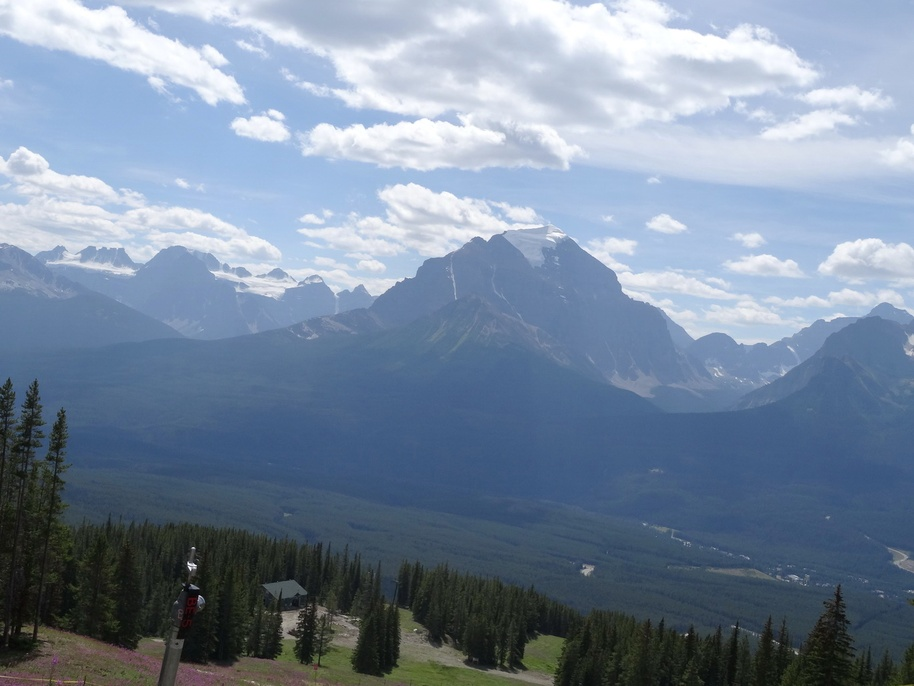
#> input picture Panorama/src.jpg, 914 x 686 px, shrunk from 1368 x 1026 before the run
$ python panorama_project.py   (Python 2 division)
#> lines starting #> are read from the running program, lines starting #| are printed output that depends on the picture; after the words box and inside, x2 and y2 are one past the last pixel; in counts of white or black regions, pixels touching at a corner belong together
### Panorama/MyHarrisCornerDetector.py
import cv2
import numpy as np
import math
import matplotlib as plt
import colorsys


def derive_image(image):
    filter_x = np.array([[-1, 0, 1], [-1, 0, 1], [-1, 0, 1]])
    filter_y = filter_x.T
    I_x = np.abs(cv2.filter2D(image, -1, filter_x))
    I_y = np.abs(cv2.filter2D(image, -1, filter_y))
    return I_x, I_y
    # [4 lines of commented-out code are left out]


def find_corners(Ix, Iy, K, TH):
    corners_mat = np.zeros(Ix.shape)

    for row in range(2, corners_mat.shape[0]-1):
        for col in range(2, corners_mat.shape[1] - 1):
            window_x = Ix[row - 2:row + 2, col - 2:col + 2] #5X5
            window_y = Iy[row - 2:row + 2, col - 2:col + 2]  # 5X5

            Ix_2 = sum(sum(window_x ** 2))
            Iy_2 = sum(sum(window_y ** 2))
            Ix_Iy = sum(sum(window_x*window_y))
            harris_mat = np.array([[Ix_2, Ix_Iy],[Ix_Iy, Iy_2]])

            det = np.linalg.det(harris_mat)
            tr = np.matrix.trace(harris_mat)
            corners_mat[row, col] = det-K*tr**2
 #   print corners_mat
    thresh_harris_mat = np.abs(corners_mat) > TH
    return thresh_harris_mat


# [4 lines left out: function descriptor, not called in this run]

def harris_corner(img):
    # img = cv2.imread('chess.jpg', 0)/255.0 #greyscale
    TH = 1
    Ix, Iy = derive_image(img)
    # corner_mat = find_corners(Ix, Iy, 0.04, 200)
    corner_mat = find_corners(Ix, Iy, 0.04, TH)
    # TH=0.01- colouds,  0.1- montain
    corner_points = corner_mat.nonzero()
    corner_keys = []
    for index in range(corner_points[0].shape[0]):
        corner_keys.append(cv2.KeyPoint(corner_points[0][index], corner_points[1][index], 5))
    #corner_points = cv2.KeyPoint(corner_mat.)
    corner_mat_nums = corner_mat.astype(int)*255.0
    corner_points, descriptors = descriptor(corner_keys, img.astype('uint8'))

    # cv2.imshow("corner mat", corner_mat_nums.astype('uint8'))
    # cv2.waitKey()

    return corner_points, descriptors

    #cv2.imshow("corner mat", corner_mat_nums.astype('uint8'))
    #cv2.waitKey()

# [6 lines left out: function main, not called in this run]

# [2 lines that do not run on import are left out]

### Panorama/panorama_project.py
import cv2
import numpy as np
import math
import matplotlib as plt
import colorsys

# Part A (Rafael and Maor part):
import MyHarrisCornerDetector as HCD

# Part B (Shahar and Reut): implementing the match function
import match

# Part C (Lee and Daniel):
import findHomography
# Part D (Ira and Ofer):


def main():
    src_image_path = "src.jpg"
    des_image_path = "dst.jpg"

    img1 = cv2.imread(src_image_path, 0) / 255.0  # greyscale
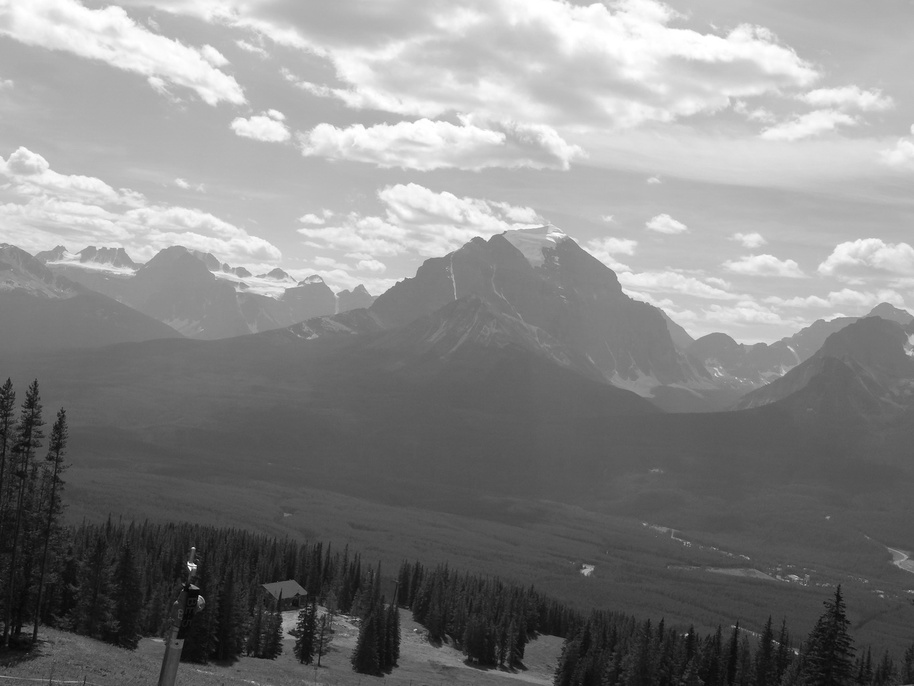
#> img1: shape (686, 914) float64; min 0.0157, max 1, mean 0.527
    img2 = cv2.imread(des_image_path, 0) / 255.0  # greyscale
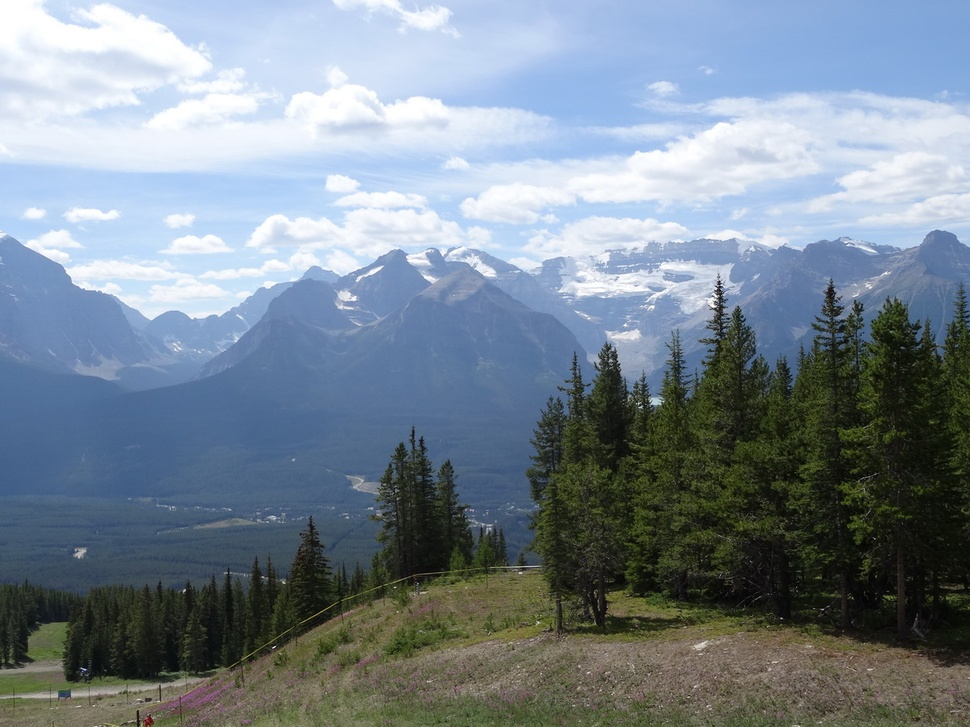
#> input picture Panorama/dst.jpg, 970 x 727 px, shrunk from 1452 x 1088 before the run
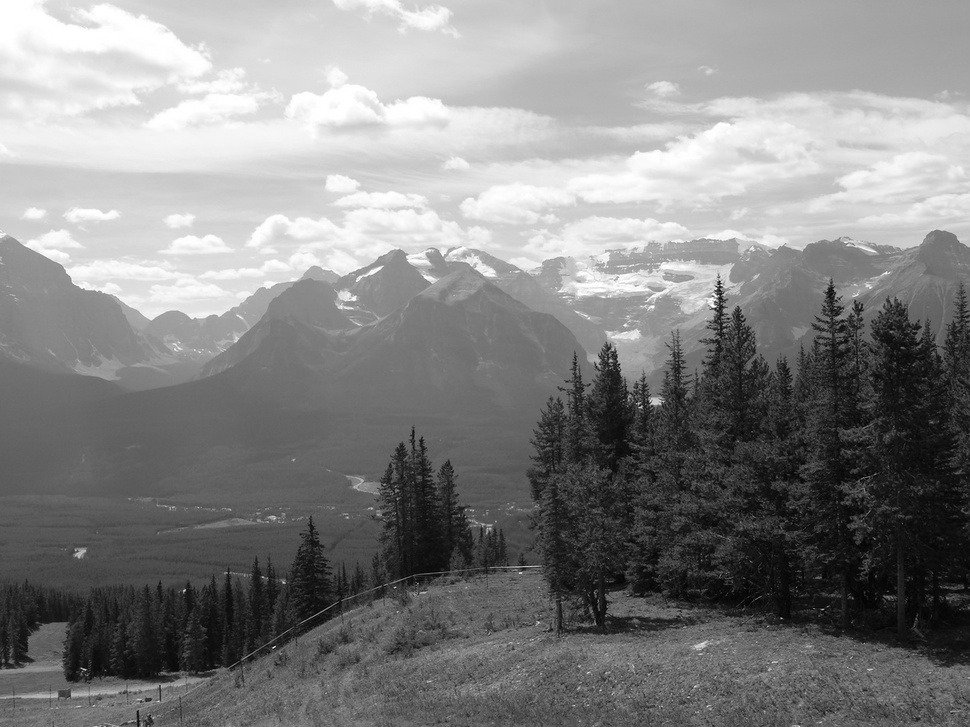
#> img2: shape (727, 970) float64; min 0, max 1, mean 0.518

    # Part A
    corner_points1, descriptors1 = HCD.harris_corner(img1)
#> in derive_image, `I_x = np.abs(cv2.filter2D(image, -1, filter_x))`:
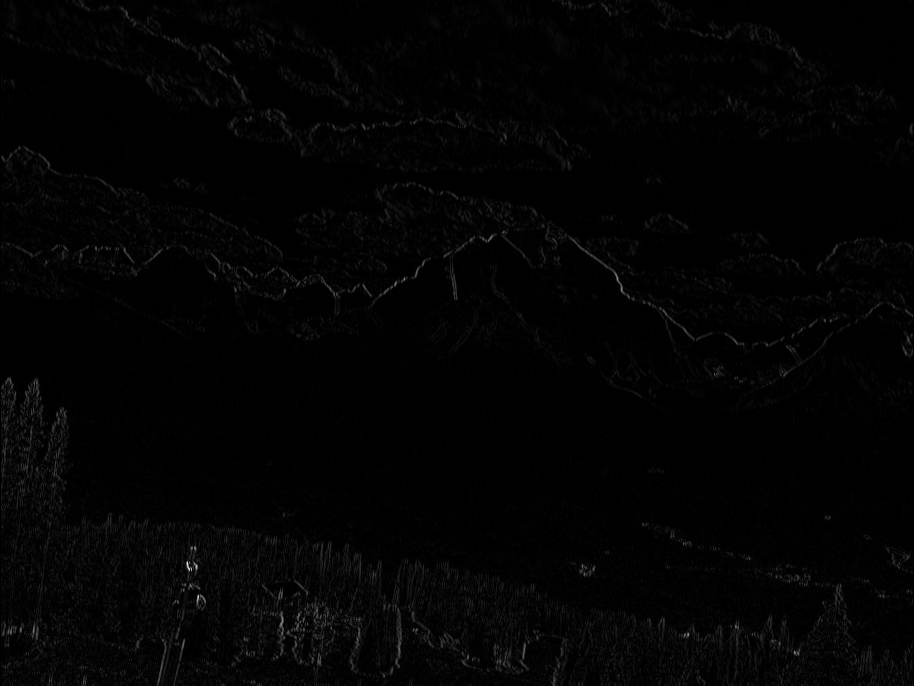
#> I_x: shape (686, 914) float64; min 0, max 2.28, mean 0.0331; drawn with min black and max white
#> in find_corners, `thresh_harris_mat = np.abs(corners_mat) > TH`:
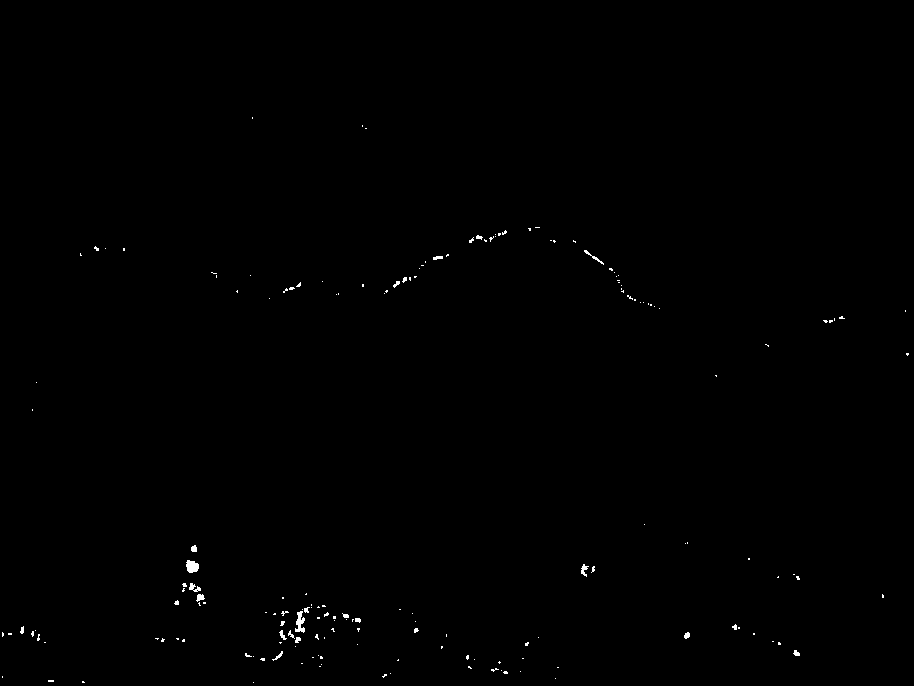
#> thresh_harris_mat: shape (686, 914) bool; 0.27% white; 175 white regions (154 under 20 px), largest, box (x1, y1, x2, y2) and area: (186, 560, 199, 573) 129, (295, 611, 305, 633) 128, (189, 583, 201, 592) 57
#> in harris_corner, `corner_points = corner_mat.nonzero()`: corner_points = 1707 positions, rows 117 to 682, columns 2 to 908
#> after the loop in harris_corner, `for index in range(corner_points[0].shape[0]):`: corner_keys = []
    corner_points2, descriptors2 = HCD.harris_corner(img2)

    print "descriptors1 length ", len(descriptors1)
    print "descriptors2 length ", len(descriptors2)

    # Part B
    matches_arr = match.match(corner_points1, corner_points2, descriptors1, descriptors2, match.hamming_metric, n=50)
    print matches_arr.shape
    print matches_arr


    # Part C
    H=findHomography.best_H(matches_arr)
    print H
    # Part D


if __name__=="__main__":
#> (the run stopped early here; a loop or call above may not have finished)
